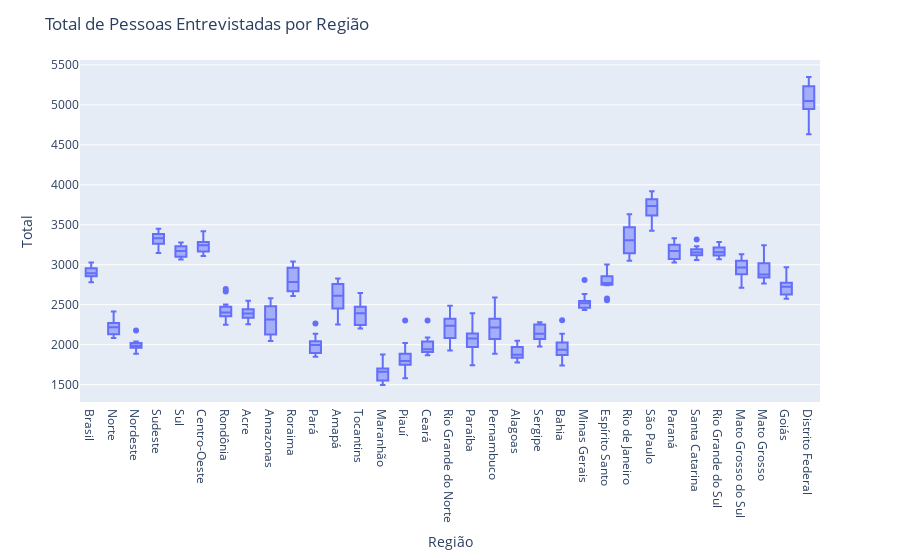

Notebook source saved alongside this figure:
### Code cell
# Boxplot
fig = px.box(df, x='Região', y='Total')
fig.update_layout(
    title='Total de Pessoas Entrevistadas por Região',
)
fig.show()

### Figure 1 — Plotly figure (JSON) as saved in the notebook; plotly's stock layout.template omitted (floating-point values rounded to 4 significant figures; data arrays with more than 128 entries replaced by an {"elided": "..."} marker saying what was removed)
{"data": [{"alignmentgroup": "True", "hovertemplate": "Região=%{x}<br>Total=%{y}<extra></extra>", "legendgroup": "", "marker": {"color": "#636efa"}, "name": "", "notched": false, "offsetgroup": "", "orientation": "v", "showlegend": false, "type": "box", "x": {"elided": "396 str values"}, "x0": " ", "xaxis": "x", "y": {"elided": "396 int values"}, "y0": " ", "yaxis": "y"}], "layout": {"boxmode": "group", "legend": {"tracegroupgap": 0}, "margin": {"t": 60}, "title": {"text": "Total de Pessoas Entrevistadas por Região"}, "xaxis": {"anchor": "y", "domain": [0, 1], "title": {"text": "Região"}}, "yaxis": {"anchor": "x", "domain": [0, 1], "title": {"text": "Total"}}}}
